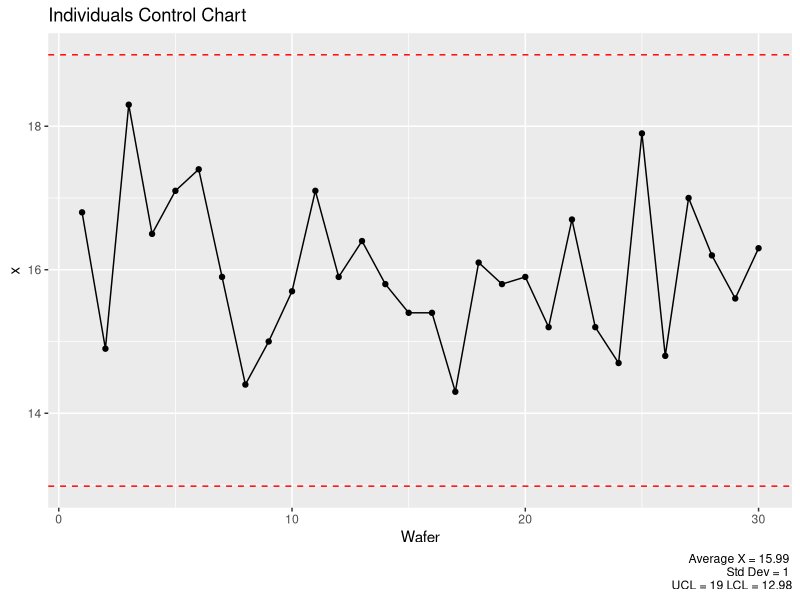
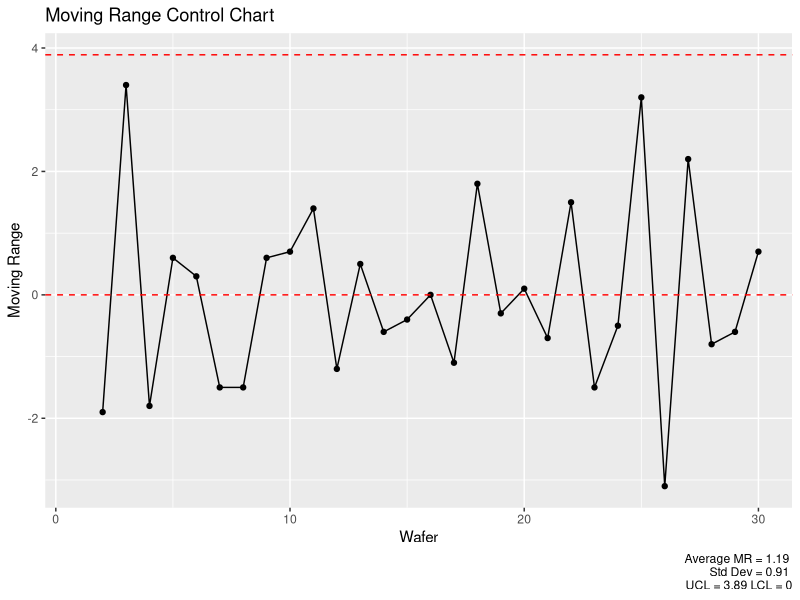

These charts were generated, in order, by the following R code:
library(ggplot2)

# Data
wafer <- 1:30
x <- c(16.8, 14.9, 18.3, 16.5, 17.1, 17.4, 15.9, 14.4, 15.0, 15.7, 
       17.1, 15.9, 16.4, 15.8, 15.4, 15.4, 14.3, 16.1, 15.8, 15.9, 
       15.2, 16.7, 15.2, 14.7, 17.9, 14.8, 17.0, 16.2, 15.6, 16.3)

# Create a data frame
data_frame <- data.frame(Wafer = wafer, x = x)

# Calculate moving ranges
moving_ranges <- c(NA, diff(data_frame$x))

# Calculate averages and standard deviation
avg <- mean(data_frame$x)
std_dev <- sd(data_frame$x)

avgmr <- mean(abs(moving_ranges[2:length(moving_ranges)]), na.rm = TRUE)
stddevmr <- sd(abs(moving_ranges[2:length(moving_ranges)]), na.rm = TRUE)

# Calculate UCL and LCL
ucl <- avg + 3 * std_dev
lcl <- avg - 3* std_dev

d3 <- 0
d4 <- 3.27

uclmr <- d4 * avgmr
lclmr <- d3 * avgmr

# Create individuals control chart
ind_chart <- ggplot(data_frame, aes(x = Wafer, y = x)) +
  geom_line() + 
  geom_point() + 
  geom_hline(yintercept = c(ucl, lcl), linetype = "dashed", color = "red") + 
  labs(title = "Individuals Control Chart",
       x = "Wafer",
       y = "x",
       caption = paste("Average X =", round(avg, 2), "\n", "Std Dev =", round(std_dev, 2), "\n", "UCL =", round(ucl, 2), "LCL =", round(lcl, 2)))

print(ind_chart)

# Create moving range control chart
mr_chart <- ggplot(data_frame, aes(x = Wafer, y = moving_ranges)) + 
  geom_line() + 
  geom_point() + 
  geom_hline(yintercept = c(uclmr, lclmr), linetype = "dashed", color = "red") + 
  labs(title = "Moving Range Control Chart",
       x = "Wafer",
       y = "Moving Range",
       caption = paste("Average MR =", round(avgmr, 2), "\n", "Std Dev =", round(stddevmr, 2), "\n", "UCL =", round(uclmr, 2), "LCL =", round(lclmr, 2)))

print(mr_chart)



cat("Process Mean:", avg, "\n")
cat("Process Standard Deviation:", std_dev)
